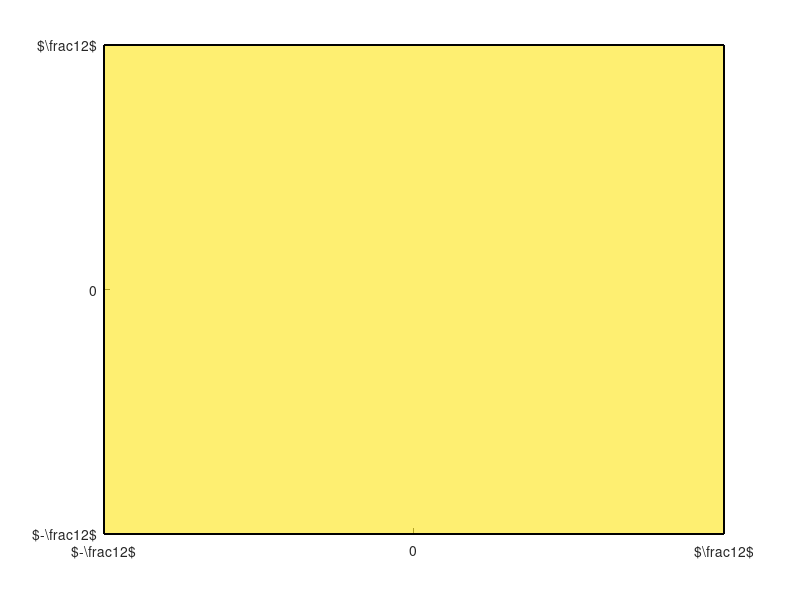

This chart was generated by the following MATLAB code: (Note: this script raises an error after producing the figure.)
%% F_{p_4 \ SE(2)}
close all; clear; clc;

%% Tiles
tile = struct ('face_x', 0, 'face_y', 0, 'face_z', 0, 'face_center', 0);

tile(1).face_x = [2.0, 2.0, -2.0, -2.0];
tile(1).face_y = [2.0, -2.0, -2.0, 2.0];
tile(1).face_z = 0.25 * pi * ones (1, 4);

tile(2).face_x = [2.0, 2.0, -2.0, -2.0];
tile(2).face_y = [2.0, -2.0, -2.0, 2.0];
tile(2).face_z = -0.25 * pi * ones (1, 4);

tile(3).face_x = [tile(1).face_x(1), tile(1).face_x(2), tile(1).face_x(2), tile(1).face_x(1)];
tile(3).face_y = [tile(1).face_y(1), tile(1).face_y(2), tile(1).face_y(2), tile(1).face_y(1)];
tile(3).face_z = 0.25 * pi * [1.0, 1.0, -1.0, -1.0];

tile(4).face_x = [tile(1).face_x(2), tile(1).face_x(3), tile(1).face_x(3), tile(1).face_x(2)];
tile(4).face_y = [tile(1).face_y(2), tile(1).face_y(3), tile(1).face_y(3), tile(1).face_y(2)];
tile(4).face_z = 0.25 * pi * [1.0, 1.0, -1.0, -1.0];

tile(5).face_x = [tile(1).face_x(3), tile(1).face_x(4), tile(1).face_x(4), tile(1).face_x(3)];
tile(5).face_y = [tile(1).face_y(3), tile(1).face_y(4), tile(1).face_y(4), tile(1).face_y(3)];
tile(5).face_z = 0.25 * pi * [1.0, 1.0, -1.0, -1.0];

tile(6).face_x = [tile(1).face_x(4), tile(1).face_x(1), tile(1).face_x(1), tile(1).face_x(4)];
tile(6).face_y = [tile(1).face_y(4), tile(1).face_y(1), tile(1).face_y(1), tile(1).face_y(4)];
tile(6).face_z = 0.25 * pi * [1.0, 1.0, -1.0, -1.0];

%% Plots
figure; hold on;

for face_index = 1 : 2
    trisurf ([1, 2, 3, 4, 1],...
        tile(face_index).face_x, tile(face_index).face_y,...
        tile(face_index).face_z, 'FaceAlpha', 0.65, 'Linewidth', 1.3);
end

for face_index = 3 : 6
    trisurf ([1, 2, 3, 4, 1],...
        tile(face_index).face_x, tile(face_index).face_y,...
        tile(face_index).face_z, 'FaceAlpha', 0.65, 'Linewidth', 1.3);
end

xticks ([-2.0, 0.0, 2.0]);
xticklabels ({'$-\frac{1}{2}$', '0', '$\frac{1}{2}$'});

yticks ([-2.0, 0.0, 2.0]);
yticklabels ({'$-\frac{1}{2}$', '0', '$\frac{1}{2}$'});

zticks ([-pi/4, 0.0, pi/4]);
zticklabels ({'$-\frac{\pi}{4}$', '0', '$\frac{\pi}{4}$'});

plot_properties_SE2;